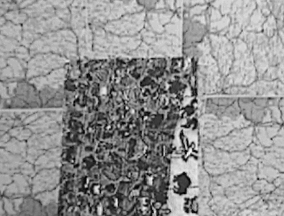
//> input picture Computer Vision/Victor/trabalho1/test1/dir.ppm, 284 x 216 px
$ ./Otsu trabalho1/test1/dir.ppm   (built with g++ and OpenCV 4)
//> lines starting //> are read from the running program, lines starting //| are printed output that depends on the picture; after the words box and inside, x2 and y2 are one past the last pixel; in counts of white or black regions, pixels touching at a corner belong together
#include <iostream>
#include <cstdarg>
#include "opencv2/highgui/highgui.hpp"
#include "opencv2/imgproc/imgproc.hpp"

using namespace cv;
using namespace std;

// -----------------Codigo de Java-----------------

void copy(IplImage * src, IplImage * dst, int step, char flag){
	int i, j;
    for(i = 0; i < src->height; ++i){
		for(j = 0; j < src->width; ++j){
    		if(flag == 'v')
        		CV_IMAGE_ELEM(dst, uchar, step + i, j) = CV_IMAGE_ELEM(src, uchar, i, j);
        	else
        		CV_IMAGE_ELEM(dst, uchar, i, step + j) = CV_IMAGE_ELEM(src, uchar, i, j);
    	}
    }
}

IplImage * join(char flag, int esp, IplImage * base, int n, ... ){

	IplImage * join;
	if(flag == 'h')
		join = cvCreateImage(cvSize(base->width * (n + 1) + esp * n, base->height), base->depth, base->nChannels);
	else
		join = cvCreateImage(cvSize(base->width, base->height * (n + 1) + esp  * n), base->depth, base->nChannels);

	copy(base, join, 0, flag);

	const int dim = (flag == 'h') ? base->width : base->height;
	int passo = (flag == 'h') ? base->width : base->height;

	va_list args;
	va_start(args, n);
	for(int x = 0; x < n; x++){
        IplImage * im = va_arg(args, IplImage *);
        copy(im, join, passo + x * dim + esp * (x + 1), flag);
	}
    va_end(args);
	return join;
}

// ------------------------------------------------

int otsu(IplImage* img)
{
	int sum = img->height * img->width;
	double M = 0;
	int *hist = (int*) calloc(256,sizeof(int));

	for (int i = 0; i < img->height; i++)
		for (int j = 0; j < img->width; j++)
		{
			hist[CV_IMAGE_ELEM(img,uchar,i,j)]++;
			M += CV_IMAGE_ELEM(img,uchar,i,j);
		}

	M /= sum;
//	cout << "M: " << fixed << M << " sum: " << sum << endl;

	double *p = (double*) calloc(256,sizeof(double));
	double Vt = 0;

	for (int i = 0; i < 256; i++)
	{
		p[i] = (double) hist[i] / sum;
		Vt += pow((i - M),2) * p[i];
	}

//	cout << "Vt: " << Vt << endl;

	double *Vb = (double*) calloc(256,sizeof(double));
	double *V = (double*) calloc(256,sizeof(double));
	double mt,w0 = 0,w1,u0,u1,qnt;
	int maxPos = -1;
	for (int i = 0; i < 256; i++)
	{
		mt = 0, w1 = 0, u0 = 0, u1 = 0, qnt = 0;
		w0 += p[i];
		w1 = 1 - w0;

		for (int j = 0; j <= i; j++)
			mt += j * p[j];

		u0 = (w0 == 0)? 0 : (double) mt / w0;
		u1 = (w1 == 0)? 0 : (double) (M - mt) / w1;
		Vb[i] = w0 * w1 * pow((u1 - u0),2);
		V[i] = Vb[i] / Vt;
//		cout << "H[" << i << "]: " << hist[i] << " | P[" << i << "]: " << p[i] << " | w0: " << w0 << " | w1: " << w1 << " | mt: " << mt << " | u0: " << u0 << " | u1: " << u1 << " | Vb[" << i << "]: " << Vb[i] << " | V[" << i << "]: " << V[i] << endl;

		if (maxPos == -1 || V[i] > V[maxPos])
			maxPos = i;
	}

	return maxPos;
}

void limiarizar(IplImage* img, IplImage* bin, int limiter)
{
	int i,j,sum = 0;
	for (i = 0; i < img->height; i++)
		for (j = 0; j < img->width; j++)
		    sum += CV_IMAGE_ELEM(img,uchar,i,j);

	for (i = 0; i < img->height; i++)
		for (j = 0; j < img->width; j++)
			if (CV_IMAGE_ELEM(img, uchar, i, j) > limiter)
				CV_IMAGE_ELEM(bin, uchar, i, j) = 255;
			else
			    CV_IMAGE_ELEM(bin, uchar, i, j) = 0;
}

void showWindow(string name, IplImage* img)
{
	cvNamedWindow(name.c_str(), CV_WINDOW_AUTOSIZE);
	cvShowImage(name.c_str(), img);
}

int main(int argc, char** argv)
{
	IplImage* img;
	if (argc == 2 && (img = cvLoadImage(argv[1],0)) != 0)
//> img is the input picture: 216 rows x 284 cols, CV_8UC1; min 2, max 251, mean 145.8
	{
		IplImage * bin = cvCreateImage(cvSize(img->width, img->height),IPL_DEPTH_8U,1);
		int limiter = otsu(img);
//> the loop in otsu, `for (int i = 0; i < img->height; i++)` made 216 passes
//> M on passes 1 to 3: 50329, 101017, 151599
//> after the loop in otsu, `for (int i = 0; i < img->height; i++)`: M = 8946377
//> in otsu, `M /= sum;`: M = 145.8
//> the loop in otsu, `for (int i = 0; i < 256; i++)` made 256 passes
//> Vt on passes 1 to 3: 0, 0, 8.43
//> after the loop in otsu, `for (int i = 0; i < 256; i++)`: Vt = 2330.4
//> the loop in otsu, `for (int i = 0; i < 256; i++)` made 256 passes
//> (w0, w1, mt, u0, u1) on passes 1 to 3: (0, 1, 0, 0, 145.8), (0, 1, 0, 0, 145.8), (0.000408, 1, 0.000815, 2, 145.9)
//> after the loop in otsu, `for (int i = 0; i < 256; i++)`: mt = 145.8; w0 = 1; maxPos = 125
//> limiter = 125
		cout << "Limiar: " << limiter << endl;
//| Limiar: 125
		limiarizar(img,bin,limiter);
//> the loop in limiarizar, `for (i = 0; i < img->height; i++)` made 216 passes
//> after the loop in limiarizar, `for (i = 0; i < img->height; i++)`: sum = 8946377
//> after the loop in limiarizar, `for (i = 0; i < img->height; i++)`:
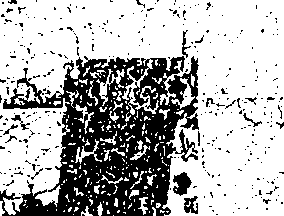
//> bin: 216 rows x 284 cols, CV_8UC1; 69.8% white; 342 black regions (323 under 20 px), largest, box (x1, y1, x2, y2) and area: (0, 56, 199, 216) 16249, (173, 172, 192, 196) 287, (184, 196, 198, 214) 158

		IplImage * res = join('h',30,img,1,bin);
        showWindow("Img / Binarizada (Com Limiar por Otsu)", res);
//> in showWindow, `cvShowImage(name.c_str(), img);`:
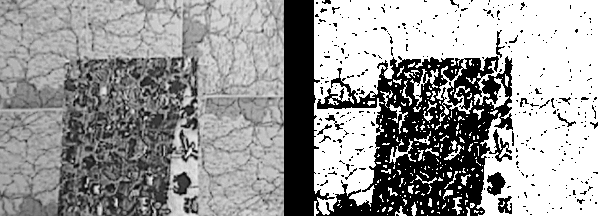
//> window 'Img / Binarizada (Com Limiar p': 216 rows x 598 cols, CV_8UC1; min 0, max 255, mean 153.8
        cvWaitKey(0);
        destroyWindow("Img / Binarizada (Com Limiar por Otsu)");
        cvReleaseImage(&img);
        cvReleaseImage(&bin);
        cvReleaseImage(&res);
	}
	return 0;
}
